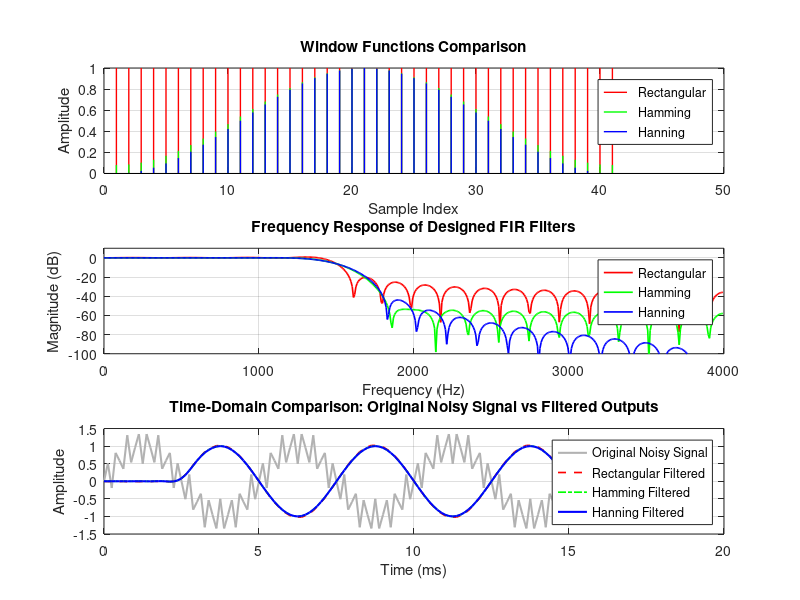

Reproduce this figure in MATLAB.
clc;
clear;
close all;

%% 1. Define Filter Specifications
fs = 8000;           % Sampling frequency (Hz)
fc = 1500;           % Cutoff frequency (Hz)
N = 40;              % Filter order (number of taps is N+1)

% Normalize the cutoff frequency with respect to the Nyquist frequency (fs/2)
Wn = fc / (fs / 2);

%% 2. Design Filters Using Rectangular, Hamming, and Hanning Windows
% Rectangular Window
win_rect = rectwin(N+1);
b_rect = fir1(N, Wn, 'low', win_rect);

% Hamming Window
win_hamm = hamming(N+1);
b_hamm = fir1(N, Wn, 'low', win_hamm);

% Hanning (Hann) Window
win_hann = hann(N+1);
b_hann = fir1(N, Wn, 'low', win_hann);

%% 3. Create a Test Signal (Low-frequency sine wave + High-frequency noise)
t = 0:1/fs:0.015;                       % Time vector (15 ms duration)
f_signal = 200;                         % 200 Hz signal of interest
original_signal = sin(2*pi*f_signal*t); 
noise = 0.5 * sin(2*pi*3000*t);         % 3000 Hz high-frequency noise
noisy_signal = original_signal + noise; % Combined input signal (Original to filter)

%% 4. Apply All Three Filters to the Noisy Signal
filtered_rect = filter(b_rect, 1, noisy_signal);
filtered_hamm = filter(b_hamm, 1, noisy_signal);
filtered_hann = filter(b_hann, 1, noisy_signal);

%% 5. Print Original and Generated Results to Command Window
fprintf('Sampling Frequency: %d Hz\n', fs);
fprintf('Cutoff Frequency: %d Hz\n', fc);
fprintf('Filter Order: %d (Taps: %d)\n\n', N, N+1);

disp('--- ORIGINAL INPUT SIGNAL ---');
disp(['Time vector length: ', num2str(length(t)), ' samples']);
disp(['Signal components: 200 Hz Sine + 3000 Hz Noise']);

disp('\n--- GENERATED FILTER COEFFICIENTS (First 5 taps) ---');
disp('Rectangular Filter (b_rect):'); disp(b_rect(1:5));
disp('Hamming Filter (b_hamm):');   disp(b_hamm(1:5));
disp('Hanning Filter (b_hann):');   disp(b_hann(1:5));

disp('\n--- GENERATED FILTERED SIGNALS (First 5 samples) ---');
disp('Noisy Signal (Input):');       disp(noisy_signal(1:5));
disp('Rectangular Filtered Output:'); disp(filtered_rect(1:5));
disp('Hamming Filtered Output:');     disp(filtered_hamm(1:5));
disp('Hanning Filtered Output:');     disp(filtered_hann(1:5));

%% 6. Plotting Results
figure('Name', 'Window Methods Comparison: Rectangular, Hamming, Hanning', 'Position', [100, 100, 1000, 850]);

% Plot 1: Window Shapes
subplot(3, 1, 1);
stem(win_rect, 'r', 'LineWidth', 1, 'Marker', 'none');
hold on;
stem(win_hamm, 'g', 'LineWidth', 1, 'Marker', 'none');
stem(win_hann, 'b', 'LineWidth', 1, 'Marker', 'none');
hold off;
title('Window Functions Comparison');
xlabel('Sample Index');
ylabel('Amplitude');
legend('Rectangular', 'Hamming', 'Hanning', 'Location', 'northeast');
grid on;

% Plot 2: Frequency Response (Magnitude in dB)
subplot(3, 1, 2);
[H_r, freq] = freqz(b_rect, 1, 512, fs);
[H_hm, ~]   = freqz(b_hamm, 1, 512, fs);
[H_hn, ~]   = freqz(b_hann, 1, 512, fs);

plot(freq, 20*log10(abs(H_r)), 'r', 'LineWidth', 1.2);
hold on;
plot(freq, 20*log10(abs(H_hm)), 'g', 'LineWidth', 1.2);
plot(freq, 20*log10(abs(H_hn)), 'b', 'LineWidth', 1.2);
hold off;
title('Frequency Response of Designed FIR Filters');
xlabel('Frequency (Hz)');
ylabel('Magnitude (dB)');
legend('Rectangular', 'Hamming', 'Hanning', 'Location', 'northeast');
grid on;
ylim([-100, 10]);

% Plot 3: Time-Domain Original vs Filtered Outputs
subplot(3, 1, 3);
plot(t * 1000, noisy_signal, 'Color', [0.7 0.7 0.7], 'LineWidth', 1.5);
hold on;
plot(t * 1000, filtered_rect, 'r--', 'LineWidth', 1.2);
plot(t * 1000, filtered_hamm, 'g-.', 'LineWidth', 1.2);
plot(t * 1000, filtered_hann, 'b-', 'LineWidth', 1.5);
hold off;
title('Time-Domain Comparison: Original Noisy Signal vs Filtered Outputs');
xlabel('Time (ms)');
ylabel('Amplitude');
legend('Original Noisy Signal', 'Rectangular Filtered', 'Hamming Filtered', 'Hanning Filtered', 'Location', 'northeast');
grid on;
